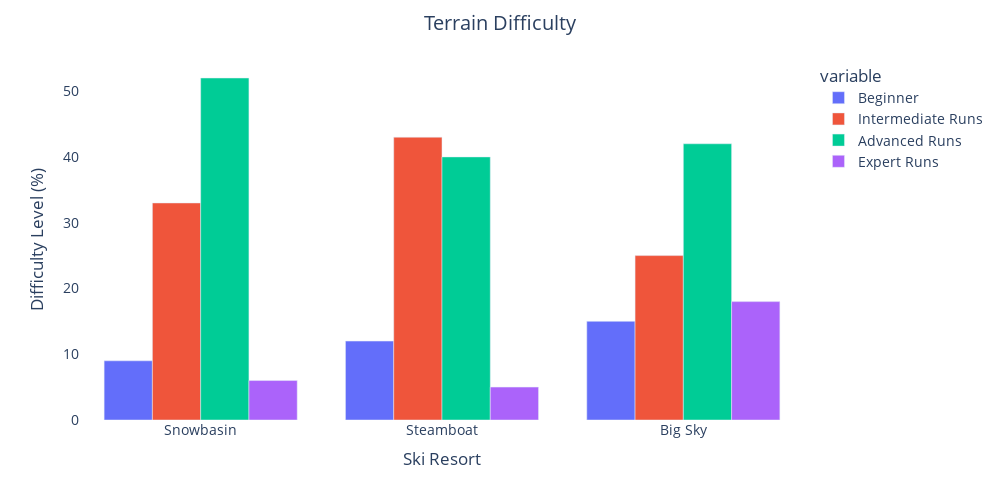

The notebook cell saved with this chart:
### Code cell
#using plotly to plot the top featurescolor=
fig = px.bar(r_df, x="ski_resort", y=["beginner_runs", "intermediate_runs", "advanced_runs", "expert_runs"],
            width=1000, height=500)
fig.update_layout(title_text='Terrain Difficulty',
                  title_x=0.5,
                  xaxis_title="Ski Resort",
                  yaxis_title="Difficulty Level (%)",
                 plot_bgcolor='white',
                 font=dict(size=14),
                 barmode='group')

newnames = {"beginner_runs":'Beginner', "intermediate_runs": 'Intermediate Runs',
           "advanced_runs":'Advanced Runs', "expert_runs": 'Expert Runs',}
fig.for_each_trace(lambda t: t.update(name = newnames[t.name],
                                      legendgroup = newnames[t.name],
                                       hovertemplate = t.hovertemplate.replace(t.name, newnames[t.name])
                                      )
                   )

fig.update_traces(textposition='outside')               
              
fig.show()

### Figure 1 — Plotly figure (JSON) as saved in the notebook; plotly's stock layout.template omitted (floating-point values rounded to 4 significant figures)
{"data": [{"alignmentgroup": "True", "hovertemplate": "variable=Beginner<br>ski_resort=%{x}<br>value=%{y}<extra></extra>", "legendgroup": "Beginner", "marker": {"color": "#636efa"}, "name": "Beginner", "offsetgroup": "beginner_runs", "orientation": "v", "showlegend": true, "textposition": "outside", "type": "bar", "x": ["Snowbasin", "Steamboat", "Big Sky"], "xaxis": "x", "y": [9, 12, 15], "yaxis": "y"}, {"alignmentgroup": "True", "hovertemplate": "variable=Intermediate Runs<br>ski_resort=%{x}<br>value=%{y}<extra></extra>", "legendgroup": "Intermediate Runs", "marker": {"color": "#EF553B"}, "name": "Intermediate Runs", "offsetgroup": "intermediate_runs", "orientation": "v", "showlegend": true, "textposition": "outside", "type": "bar", "x": ["Snowbasin", "Steamboat", "Big Sky"], "xaxis": "x", "y": [33, 43, 25], "yaxis": "y"}, {"alignmentgroup": "True", "hovertemplate": "variable=Advanced Runs<br>ski_resort=%{x}<br>value=%{y}<extra></extra>", "legendgroup": "Advanced Runs", "marker": {"color": "#00cc96"}, "name": "Advanced Runs", "offsetgroup": "advanced_runs", "orientation": "v", "showlegend": true, "textposition": "outside", "type": "bar", "x": ["Snowbasin", "Steamboat", "Big Sky"], "xaxis": "x", "y": [52, 40, 42], "yaxis": "y"}, {"alignmentgroup": "True", "hovertemplate": "variable=Expert Runs<br>ski_resort=%{x}<br>value=%{y}<extra></extra>", "legendgroup": "Expert Runs", "marker": {"color": "#ab63fa"}, "name": "Expert Runs", "offsetgroup": "expert_runs", "orientation": "v", "showlegend": true, "textposition": "outside", "type": "bar", "x": ["Snowbasin", "Steamboat", "Big Sky"], "xaxis": "x", "y": [6, 5, 18], "yaxis": "y"}], "layout": {"barmode": "group", "font": {"size": 14}, "height": 500, "legend": {"title": {"text": "variable"}, "tracegroupgap": 0}, "margin": {"t": 60}, "plot_bgcolor": "white", "title": {"text": "Terrain Difficulty", "x": 0.5}, "width": 1000, "xaxis": {"anchor": "y", "domain": [0, 1], "title": {"text": "Ski Resort"}}, "yaxis": {"anchor": "x", "domain": [0, 1], "title": {"text": "Difficulty Level (%)"}}}}
